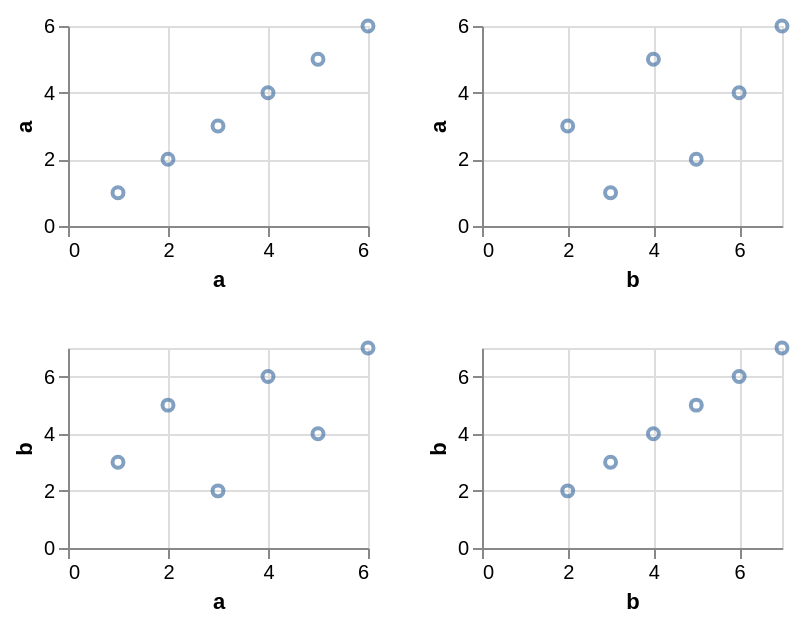

Describe this chart as a Vega-Lite specification.
### Vega-Lite specification from a JSON file in a GitHub repository (floating-point values rounded to 4 significant figures)
{"$schema": "https://vega.github.io/schema/vega-lite/v6.json", "data": {"values": [{"a": 1, "b": 3, "c": "x", "d": "2020-01-01"}, {"a": 2, "b": 5, "c": "y", "d": "2020-03-01"}, {"a": 3, "b": 2, "c": "x", "d": "2020-06-01"}, {"a": 4, "b": 6, "c": "z", "d": "2020-09-01"}, {"a": 5, "b": 4, "c": "y", "d": "2021-01-01"}, {"a": 6, "b": 7, "c": "z", "d": "2021-04-01"}]}, "repeat": {"row": ["a", "b"], "column": ["a", "b"]}, "spec": {"width": 150, "height": 100, "mark": "point", "encoding": {"x": {"field": {"repeat": "column"}, "type": "quantitative"}, "y": {"field": {"repeat": "row"}, "type": "quantitative"}}, "params": [{"name": "brush", "select": {"type": "interval", "resolve": "union"}}]}}
